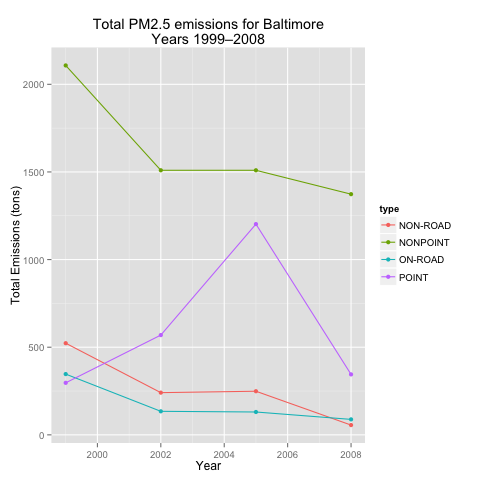

Here is the R script that generated this plot:
source( "load-data.R" )

library( ggplot2 )


## Question 3: Of the four types of sources indicated by the type (point, nonpoint, onroad, nonroad) variable, which of these four 
## sources have seen decreases in emissions from 1999–2008 for Baltimore City?
doPlot3 <- function() {
    
    loadData()
    
    ## Was going to do separate aggregates, when I realized that using "Emissions ~ year + type" got me the same result, and more easily
    
    ## mean or sum?
    ##point    <- baltimore[ baltimore$type == "POINT", ]
    ##nonpoint <- baltimore[ baltimore$type == "NONPOINT", ]
    ##onroad   <- baltimore[ baltimore$type == "ON-ROAD", ]
    ##nonroad  <- baltimore[ baltimore$type == "NON-ROAD", ]
    ##pointAggregate    <- aggregate( Emissions ~ year, point, mean )
    ##nonpointAggregate <- aggregate( Emissions ~ year, nonpoint, mean )
    ##onroadAggregate   <- aggregate( Emissions ~ year, onroad, mean )
    
    ## Much simpler!
    baltimoreAggregate <- aggregate( Emissions ~ year + type, baltimore, sum )
    if ( debug ) print( baltimoreAggregate )
    
    # Open png device
    if ( png ) png( filename = "plot3.png" )
    
    newPlot <- ggplot( data = baltimoreAggregate, aes( x = year, y = Emissions, group = type, colour = type ) ) + 
               geom_line() + 
               geom_point() + 
               xlab( "Year" ) + 
               ylab( "Total Emissions (tons)" ) + 
               ggtitle( "Total PM2.5 emissions for Baltimore\nYears 1999–2008" )
    
    print( newPlot )
    
    # Turn off device
    if ( png ) dev.off()
}
